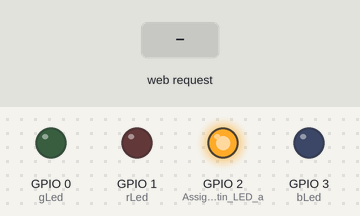
Simulated run of this sketch. Board: ESP8266 (NodeMCU). Parts: output pins drawn as LEDs (lit = HIGH). The test bench sets the inputs (shaded band).

Above: at 1.2 s.
1.3 s: HTTP request GET /led?r=1 received
At 2.2 s:
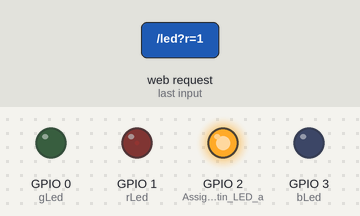
2.8 s: HTTP request GET /led?r=120 received
At 3.3 s:
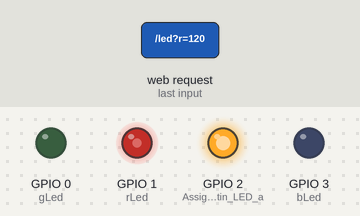
4.3 s: HTTP request GET /led?g=1 received
At 5.5 s:
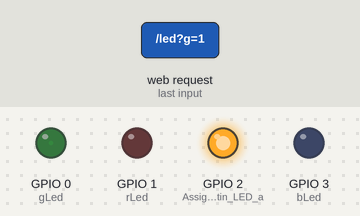
5.8 s: HTTP request GET /led?g=120 received
At 6.8 s:
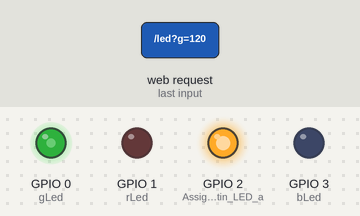
7.3 s: HTTP request GET /led?b=1 received
At 7.9 s:
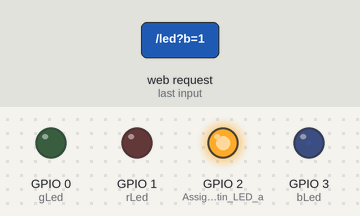
8.8 s: HTTP request GET /led?b=120 received
At 9.1 s:
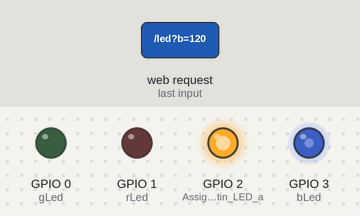
Timing chart, 0 to 11.3 s (numbered marks = the images above; inputs shaded):
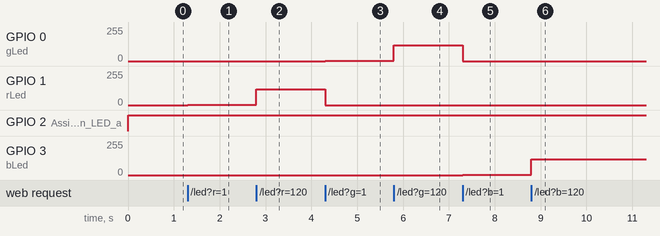

Measured:
- after the input at 1.3 s, GPIO 1 (rLed): 0/255 → 1/255 at once
- after the input at 2.8 s, GPIO 1 (rLed): 1/255 → 120/255 at once
- after the input at 4.3 s, GPIO 0 (gLed): 0/255 → 1/255 at once; GPIO 1 (rLed): 120/255 → 0/255 at once
- after the input at 5.8 s, GPIO 0 (gLed): 1/255 → 120/255 at once
- after the input at 7.3 s, GPIO 0 (gLed): 120/255 → 0/255 at once; GPIO 3 (bLed): 0/255 → 1/255 at once
- after the input at 8.8 s, GPIO 3 (bLed): 1/255 → 120/255 at once

The sketch:

Project.ino
```cpp
/*

  Originally for an English final, actually going to be used for a lighting solution around my house.

  Run and debugged on an ESP8266-01 and Adafruit FTDI Friend

  Pin connections are as follows:

  GPIO1 --> Red LED transistor via SPST
  GPIO2 --> Green LED transistor via SPST
  GPIO3 --> Blue LED transistor
  GND --> Common Ground
  Vcc --> 3.3VDC, NOT 5V
  CHIP_EN --> 3.3VDC


*/

#define DEBUG 0 //Debug variable for compiling

#include <ESP8266WiFi.h>
#include <WiFiClient.h>
#include <ESP8266WebServer.h>

//Wifi AP data
const char *ssid = "ESP8266";
const char *password = "password123"; //All the security!

//Start the webserver "server" on port 80
ESP8266WebServer server(80);

//Pin assignments
int rLed = 1;
int gLed = 0;
int bLed = 3;

//Placeholders for values
int r = 0;
int g = 0;
int b = 0;

//HTML response placeholders
String form;
String response;


void setup() {
  int i;
  for (i = 0; i < 4; i++) { //Assign all pins as outputs
    pinMode(i, OUTPUT);
    analogWrite(i, 0); //Turns off the LED as well
  }
  analogWriteRange(255); //Decreases the analog range from 1023 to 255, to make it easier for the interface -> analog output

  pinMode(LED_BUILTIN, OUTPUT); //Assigns the builtin LED as an output
  digitalWrite(LED_BUILTIN, 0); //Turns on the builtin LED to signify action
#if DEBUG //Any blocks of code like this are for debugging and are either added or removed pre-compile
  Serial.begin(115200); //Start serial
  delay(10);
  Serial.println("\r\n");
  Serial.println("Configuring AP/server...");
#endif

  WiFi.softAP(ssid, password); //Start AP
  IPAddress myIP = WiFi.softAPIP(); //Make a IP variable and assign it the IP of the server
  server.on("/", handleRoot); //Configure the server to handle '/' to handleRoot
  server.on("/led", handleLed); //Configure the server to handle '/led/' to the handleLed function
  server.on("/tea", teapot); //Why not?
  server.begin(); //Start the server

#if DEBUG
  Serial.print("HTTP server started on ");
  Serial.println(myIP);
  Serial.println("\r\n");
  delay(30);
#endif

}


void handleRoot() { //Code for the root handling
  digitalWrite(LED_BUILTIN, 0); //Turns on the builtin LED to signify action

  form = "<h1>LED Picker v0.1</h1> <form action='led'  oninput='gValue.value = g.valueAsNumber; rValue.value = r.valueAsNumber; bValue.value = b.valueAsNumber'> <div>R:<input id='r' type='range' min='0' max='255' step='1' name='r' value='";
  form += r; //All this makes the sliders at the values that the LEDs are already at
  form += "'/><output name='rValue' for='r' >";
  form += r;
  form += "</output></div> <div>G:<input id='g' type='range' min='0' max='255' step='1' name='g' value='";
  form += g;
  form += "'/><output name='gValue' for='g' >";
  form += g;
  form += "</output></div> <div>B:<input id='b' type='range' min='0' max='255' step='1' name='b' value='";
  form += b;
  form += "'/><output name='bValue' for='b' >";
  form += b;
  form += "</output></div> <input id='submit' type='submit'> </form>";

  server.send(200, "text/html", form); //Sends the form
}


void handleLed() { //Code for parsing input and the response after the form is submitted
  digitalWrite(LED_BUILTIN, 0); //Turns on the builtin LED to signify action

  r = server.arg("r").toInt(); //Converts each argument in the request to an integer and passes it to a global variable
  g = server.arg("g").toInt();
  b = server.arg("b").toInt();

#if DEBUG
  Serial.println(r);
  Serial.println(g);
  Serial.println(b);
  Serial.println("Setting values and sending 200 response");
#endif

  analogWrite(rLed, constrain(r, 0, 255)); //Outputs the value to the correct pins
  analogWrite(gLed, constrain(g, 0, 255));
  analogWrite(bLed, constrain(b, 0, 255));

  response = "<div height=\'100\' width=\'100\' style=\'background-color: rgb("; //First define of the response

  if (r == 0 && g == 0 && b == 0) { //If the request is 0,0,0, say that the leds are turned off
    response += ")\'><h1>LEDs turned off";
  }

  else { //Otherwise render a view that has the color of the leds as the background and the RGB code above it
    response += r; //This set of values changes the color of the background using background-color
    response += ",";
    response += g;  //Optimisation in general probably sucks here
    response += ",";
    response += b;
    response += ")\'><h1>Color changed to ";
    response += r; //Actual text output here
    response += ", ";
    response += g;
    response += ", ";
    response += b;
  }
  response += "</h1> <div><a href=\'/\'> Return to home</a></div>"; //Add link back to '/'

  server.send(200, "text/html", response); //Send response back to client
}

void teapot() {

  server.send(418, "text/plain", "Error 418: Attempted to brew coffee with a teapot"); // If you are curious: https://tools.ietf.org/html/rfc2324#section-2.3.2
} //That RFC is one of many April Fools jokes by ITEF; all of which are very humorous.


void loop() {
  server.handleClient(); //Forever handle the client
  digitalWrite(LED_BUILTIN, 1); //Turn the LED off when not doing something important
}
```
